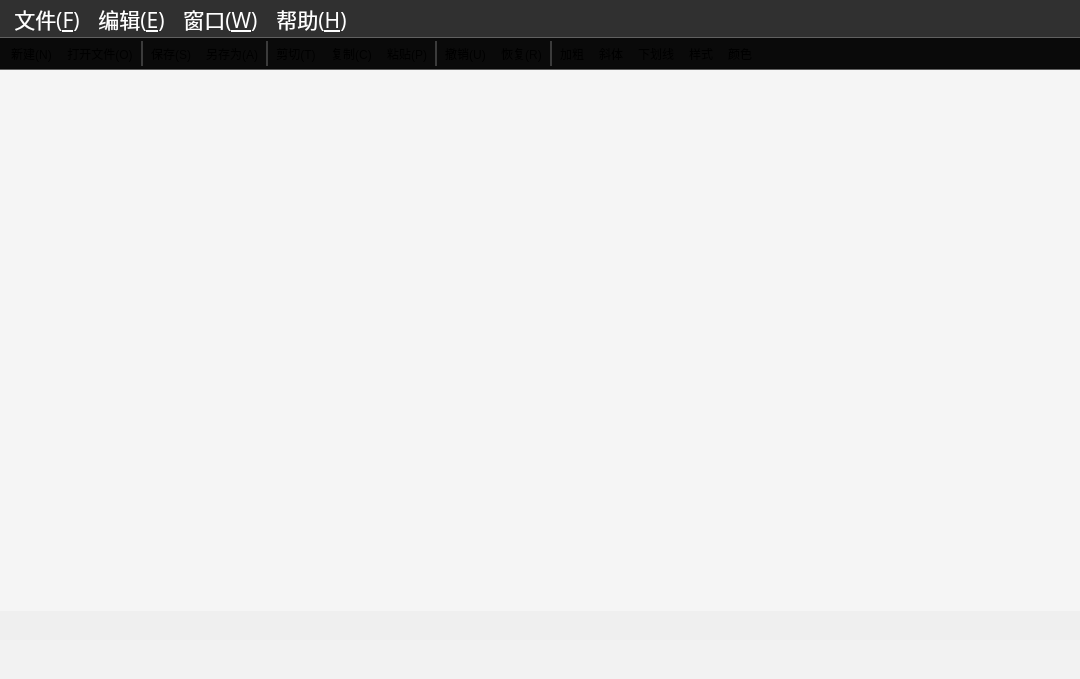
<?xml version="1.0" encoding="UTF-8"?>
<ui version="4.0">
 <class>MainWindow</class>
 <widget class="QMainWindow" name="MainWindow">
  <property name="enabled">
   <bool>true</bool>
  </property>
  <property name="geometry">
   <rect>
    <x>0</x>
    <y>0</y>
    <width>1080</width>
    <height>679</height>
   </rect>
  </property>
  <property name="sizePolicy">
   <sizepolicy hsizetype="Fixed" vsizetype="Fixed">
    <horstretch>0</horstretch>
    <verstretch>0</verstretch>
   </sizepolicy>
  </property>
  <property name="windowTitle">
   <string>MainWindow</string>
  </property>
  <property name="styleSheet">
   <string notr="true">QToolBar
{
	background-color: rgba(0, 0, 0,0.8);
}
QToolBar::separator
{
	background-color: rgba(255, 255, 255,0.2);
	width:2px;height:11;
}
QMenuBar{
	background-color: rgba(0, 0, 0,0.8);
	font:  16pt  &quot;文悦新青年体 W8&quot; ;
    color:white ;

spacing:10;}

QMenuBar::item{background-color:rgba(255, 255, 255,0);color:white ;}
QMenu{background-color:rgba(255, 255, 255,0.2);color:white ;}
QMenu::item{background-color:rgba(255, 255, 255,0.4);color:white ;}
QMenu::item:selected{background-color:rgba(255, 255, 255,0.6);color:black ;}
QStatusBar
{
background-color: rgba(255, 255, 255,0.2);
}</string>
  </property>
  <property name="animated">
   <bool>true</bool>
  </property>
  <widget class="QWidget" name="centralWidget">
   <widget class="QMdiArea" name="mdiArea">
    <property name="geometry">
     <rect>
      <x>0</x>
      <y>0</y>
      <width>1081</width>
      <height>541</height>
     </rect>
    </property>
    <property name="styleSheet">
     <string notr="true"/>
    </property>
    <property name="frameShape">
     <enum>QFrame::NoFrame</enum>
    </property>
    <property name="background">
     <brush brushstyle="NoBrush">
      <color alpha="255">
       <red>255</red>
       <green>191</green>
       <blue>28</blue>
      </color>
     </brush>
    </property>
   </widget>
   <widget class="QLabel" name="bgpic">
    <property name="geometry">
     <rect>
      <x>0</x>
      <y>-90</y>
      <width>1081</width>
      <height>631</height>
     </rect>
    </property>
    <property name="styleSheet">
     <string notr="true"/>
    </property>
    <property name="text">
     <string/>
    </property>
    <property name="pixmap">
     <pixmap resource="myImage.qrc">:/myImage/images/bg.jpg</pixmap>
    </property>
    <property name="scaledContents">
     <bool>true</bool>
    </property>
   </widget>
   <widget class="QLabel" name="bgwhite">
    <property name="geometry">
     <rect>
      <x>-10</x>
      <y>0</y>
      <width>1091</width>
      <height>541</height>
     </rect>
    </property>
    <property name="styleSheet">
     <string notr="true">
background-color: rgba(255, 255, 255,0.35);</string>
    </property>
    <property name="text">
     <string/>
    </property>
   </widget>
   <zorder>bgpic</zorder>
   <zorder>bgwhite</zorder>
   <zorder>mdiArea</zorder>
  </widget>
  <widget class="QMenuBar" name="menuBar">
   <property name="geometry">
    <rect>
     <x>0</x>
     <y>0</y>
     <width>1080</width>
     <height>39</height>
    </rect>
   </property>
   <property name="sizePolicy">
    <sizepolicy hsizetype="Fixed" vsizetype="Fixed">
     <horstretch>1</horstretch>
     <verstretch>50</verstretch>
    </sizepolicy>
   </property>
   <property name="font">
    <font>
     <family>文悦新青年体 W8</family>
     <pointsize>16</pointsize>
     <weight>50</weight>
     <italic>false</italic>
     <bold>false</bold>
    </font>
   </property>
   <property name="mouseTracking">
    <bool>true</bool>
   </property>
   <property name="layoutDirection">
    <enum>Qt::LeftToRight</enum>
   </property>
   <property name="autoFillBackground">
    <bool>false</bool>
   </property>
   <widget class="QMenu" name="menu_F">
    <property name="title">
     <string>文件(&amp;F)</string>
    </property>
    <addaction name="actionNew"/>
    <addaction name="actionOpen"/>
    <addaction name="separator"/>
    <addaction name="actionSave"/>
    <addaction name="actionSaveAs"/>
    <addaction name="actionExit"/>
   </widget>
   <widget class="QMenu" name="menu_E">
    <property name="title">
     <string>编辑(&amp;E)</string>
    </property>
    <addaction name="actionUndo"/>
    <addaction name="actionRedo"/>
    <addaction name="separator"/>
    <addaction name="actionCut"/>
    <addaction name="actionCopy"/>
    <addaction name="actionPaste"/>
   </widget>
   <widget class="QMenu" name="menu_W">
    <property name="title">
     <string>窗口(&amp;W)</string>
    </property>
    <addaction name="actionClose"/>
    <addaction name="actionCloseAll"/>
    <addaction name="separator"/>
    <addaction name="actionTile"/>
    <addaction name="actionCascade"/>
    <addaction name="actionNext"/>
    <addaction name="actionPrevious"/>
   </widget>
   <widget class="QMenu" name="menu_H">
    <property name="title">
     <string>帮助(&amp;H)</string>
    </property>
    <addaction name="actionAbout"/>
   </widget>
   <addaction name="menu_F"/>
   <addaction name="menu_E"/>
   <addaction name="menu_W"/>
   <addaction name="menu_H"/>
  </widget>
  <widget class="QToolBar" name="mainToolBar">
   <property name="enabled">
    <bool>true</bool>
   </property>
   <property name="sizePolicy">
    <sizepolicy hsizetype="Fixed" vsizetype="Fixed">
     <horstretch>0</horstretch>
     <verstretch>0</verstretch>
    </sizepolicy>
   </property>
   <property name="movable">
    <bool>false</bool>
   </property>
   <property name="orientation">
    <enum>Qt::Horizontal</enum>
   </property>
   <property name="iconSize">
    <size>
     <width>38</width>
     <height>38</height>
    </size>
   </property>
   <property name="toolButtonStyle">
    <enum>Qt::ToolButtonIconOnly</enum>
   </property>
   <property name="floatable">
    <bool>false</bool>
   </property>
   <attribute name="toolBarArea">
    <enum>TopToolBarArea</enum>
   </attribute>
   <attribute name="toolBarBreak">
    <bool>false</bool>
   </attribute>
   <addaction name="actionNew"/>
   <addaction name="actionOpen"/>
   <addaction name="separator"/>
   <addaction name="actionSave"/>
   <addaction name="actionSaveAs"/>
   <addaction name="separator"/>
   <addaction name="actionCut"/>
   <addaction name="actionCopy"/>
   <addaction name="actionPaste"/>
   <addaction name="separator"/>
   <addaction name="actionUndo"/>
   <addaction name="actionRedo"/>
   <addaction name="separator"/>
   <addaction name="boldAct"/>
   <addaction name="italicAct"/>
   <addaction name="underlineAct"/>
   <addaction name="action_yangshi"/>
   <addaction name="actioncolor"/>
  </widget>
  <widget class="QStatusBar" name="statusBar">
   <property name="sizePolicy">
    <sizepolicy hsizetype="Preferred" vsizetype="Preferred">
     <horstretch>0</horstretch>
     <verstretch>33</verstretch>
    </sizepolicy>
   </property>
   <property name="font">
    <font>
     <family>文悦新青年体 W8</family>
     <pointsize>18</pointsize>
    </font>
   </property>
   <property name="sizeGripEnabled">
    <bool>false</bool>
   </property>
  </widget>
  <action name="actionOpen">
   <property name="icon">
    <iconset resource="myImage.qrc">
     <normaloff>:/myImage/images/open.png</normaloff>:/myImage/images/open.png</iconset>
   </property>
   <property name="text">
    <string>打开文件(&amp;O)...</string>
   </property>
   <property name="toolTip">
    <string>打开文件(O)</string>
   </property>
   <property name="shortcut">
    <string>Ctrl+O</string>
   </property>
  </action>
  <action name="actionSave">
   <property name="icon">
    <iconset resource="myImage.qrc">
     <normaloff>:/myImage/images/save.png</normaloff>:/myImage/images/save.png</iconset>
   </property>
   <property name="text">
    <string>保存(&amp;S)</string>
   </property>
   <property name="shortcut">
    <string>Ctrl+S</string>
   </property>
  </action>
  <action name="actionSaveAs">
   <property name="icon">
    <iconset resource="myImage.qrc">
     <normaloff>:/myImage/images/saveAs.png</normaloff>:/myImage/images/saveAs.png</iconset>
   </property>
   <property name="text">
    <string>另存为(&amp;A)...</string>
   </property>
  </action>
  <action name="actionExit">
   <property name="icon">
    <iconset resource="myImage.qrc">
     <normaloff>:/myImage/images/exit.png</normaloff>:/myImage/images/exit.png</iconset>
   </property>
   <property name="text">
    <string>退出(&amp;X)</string>
   </property>
  </action>
  <action name="actionUndo">
   <property name="icon">
    <iconset resource="myImage.qrc">
     <normaloff>:/myImage/images/undo.png</normaloff>:/myImage/images/undo.png</iconset>
   </property>
   <property name="text">
    <string>撤销(&amp;U)</string>
   </property>
   <property name="shortcut">
    <string>Ctrl+Z</string>
   </property>
  </action>
  <action name="actionRedo">
   <property name="icon">
    <iconset resource="myImage.qrc">
     <normaloff>:/myImage/images/redo.png</normaloff>:/myImage/images/redo.png</iconset>
   </property>
   <property name="text">
    <string>恢复(&amp;R)</string>
   </property>
   <property name="shortcut">
    <string>Ctrl+Y</string>
   </property>
  </action>
  <action name="actionCut">
   <property name="icon">
    <iconset resource="myImage.qrc">
     <normaloff>:/myImage/images/cut.png</normaloff>:/myImage/images/cut.png</iconset>
   </property>
   <property name="text">
    <string>剪切(&amp;T)</string>
   </property>
   <property name="shortcut">
    <string>Ctrl+X</string>
   </property>
  </action>
  <action name="actionCopy">
   <property name="icon">
    <iconset resource="myImage.qrc">
     <normaloff>:/myImage/images/copy.png</normaloff>:/myImage/images/copy.png</iconset>
   </property>
   <property name="text">
    <string>复制(&amp;C)</string>
   </property>
   <property name="shortcut">
    <string>Ctrl+C</string>
   </property>
  </action>
  <action name="actionPaste">
   <property name="icon">
    <iconset resource="myImage.qrc">
     <normaloff>:/myImage/images/paste.png</normaloff>:/myImage/images/paste.png</iconset>
   </property>
   <property name="text">
    <string>粘贴(&amp;P)</string>
   </property>
   <property name="shortcut">
    <string>Ctrl+V</string>
   </property>
  </action>
  <action name="actionClose">
   <property name="text">
    <string>关闭(&amp;O)</string>
   </property>
  </action>
  <action name="actionCloseAll">
   <property name="text">
    <string>关闭所有窗口(&amp;A)</string>
   </property>
  </action>
  <action name="actionTile">
   <property name="text">
    <string>平铺(&amp;T)</string>
   </property>
  </action>
  <action name="actionCascade">
   <property name="text">
    <string>层叠(&amp;C)</string>
   </property>
  </action>
  <action name="actionNext">
   <property name="icon">
    <iconset resource="myImage.qrc">
     <normaloff>:/myImage/images/next.png</normaloff>:/myImage/images/next.png</iconset>
   </property>
   <property name="text">
    <string>下一个(&amp;X)</string>
   </property>
   <property name="shortcut">
    <string>Ctrl+Tab</string>
   </property>
  </action>
  <action name="actionPrevious">
   <property name="icon">
    <iconset resource="myImage.qrc">
     <normaloff>:/myImage/images/previous.png</normaloff>:/myImage/images/previous.png</iconset>
   </property>
   <property name="text">
    <string>前一个(&amp;V)</string>
   </property>
   <property name="shortcut">
    <string>Ctrl+Shift+Backtab</string>
   </property>
  </action>
  <action name="actionAbout">
   <property name="icon">
    <iconset resource="myImage.qrc">
     <normaloff>:/myImage/images/about.png</normaloff>:/myImage/images/about.png</iconset>
   </property>
   <property name="text">
    <string>关于(&amp;A)</string>
   </property>
  </action>
  <action name="boldAct">
   <property name="checkable">
    <bool>true</bool>
   </property>
   <property name="icon">
    <iconset resource="myImage.qrc">
     <normaloff>:/myImage/images/bold.png</normaloff>:/myImage/images/bold.png</iconset>
   </property>
   <property name="text">
    <string>加粗</string>
   </property>
  </action>
  <action name="italicAct">
   <property name="checkable">
    <bool>true</bool>
   </property>
   <property name="checked">
    <bool>false</bool>
   </property>
   <property name="icon">
    <iconset resource="myImage.qrc">
     <normaloff>:/myImage/images/Italic.png</normaloff>:/myImage/images/Italic.png</iconset>
   </property>
   <property name="text">
    <string>斜体</string>
   </property>
  </action>
  <action name="underlineAct">
   <property name="checkable">
    <bool>true</bool>
   </property>
   <property name="icon">
    <iconset resource="myImage.qrc">
     <normaloff>:/myImage/images/under-line.png</normaloff>:/myImage/images/under-line.png</iconset>
   </property>
   <property name="text">
    <string>下划线</string>
   </property>
  </action>
  <action name="action_yangshi">
   <property name="icon">
    <iconset resource="myImage.qrc">
     <normaloff>:/myImage/images/language.png</normaloff>:/myImage/images/language.png</iconset>
   </property>
   <property name="text">
    <string>样式</string>
   </property>
  </action>
  <action name="actioncolor">
   <property name="icon">
    <iconset resource="myImage.qrc">
     <normaloff>:/myImage/images/product.png</normaloff>:/myImage/images/product.png</iconset>
   </property>
   <property name="text">
    <string>颜色</string>
   </property>
  </action>
  <action name="actionNew">
   <property name="icon">
    <iconset resource="myImage.qrc">
     <normaloff>:/myImage/images/add.png</normaloff>:/myImage/images/add.png</iconset>
   </property>
   <property name="text">
    <string>新建(&amp;N)</string>
   </property>
   <property name="toolTip">
    <string>新建(N)</string>
   </property>
   <property name="shortcut">
    <string>Ctrl+N</string>
   </property>
  </action>
 </widget>
 <layoutdefault spacing="6" margin="11"/>
 <resources>
  <include location="myImage.qrc"/>
 </resources>
 <connections/>
</ui>
